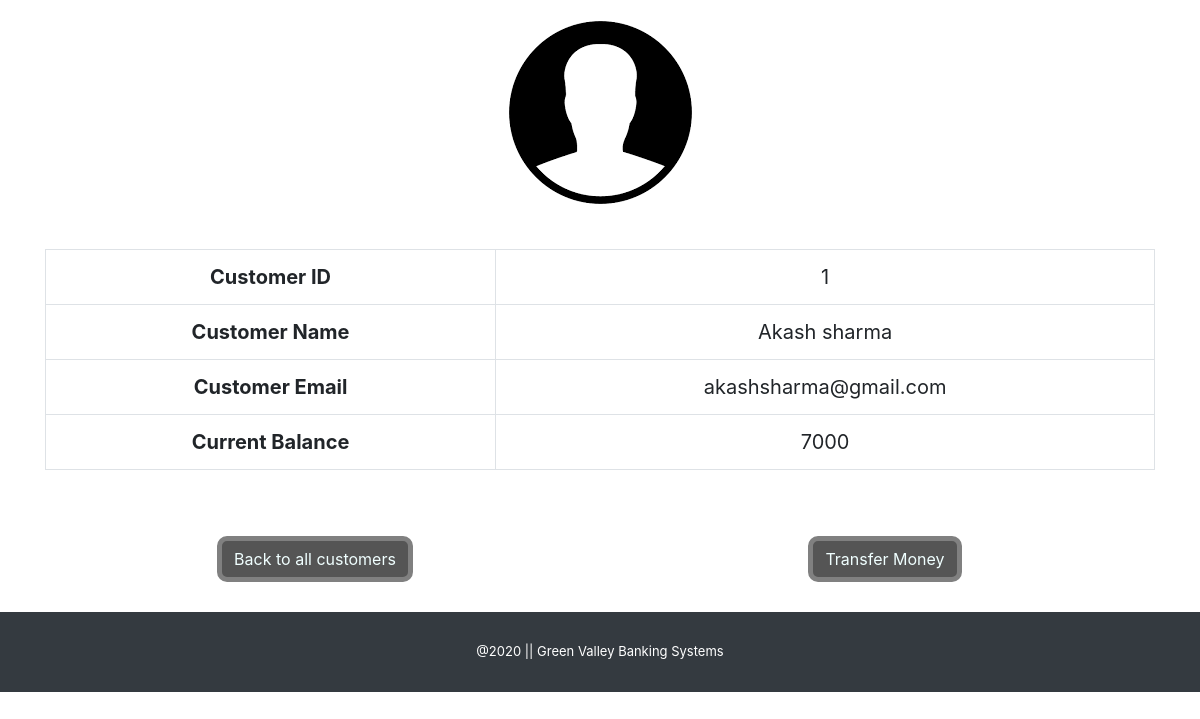
The app's page /details.php?customer_id=1 with its own data.
### tables this page shows
CREATE TABLE `customers` (
  `customer_id` int(11) NOT NULL,
  `customer_name` text NOT NULL,
  `customer_email` text NOT NULL,
  `current_balance` int(11) NOT NULL,
  `customer_image` text NOT NULL
);

### details.php (the view, shortened to what this page needs)
<!DOCTYPE html>
<?php
    include("functions.php");
?>
<html lang="en">
    <head>
        <link rel="stylesheet" href="https://stackpath.bootstrapcdn.com/bootstrap/4.5.1/css/bootstrap.min.css">
        <link rel="stylesheet" href="https://stackpath.bootstrapcdn.com/font-awesome/4.7.0/css/font-awesome.min.css">
        <link rel="stylesheet" href="style.css" media="all">
    </head>
    <body>
        <div class="container">
            <?php
                if(isset($_GET['customer_id'])) {
                    $c_id = $_GET['customer_id'];
                    $get_customers = "select * from customers where customer_id='$c_id'";
                    $run_customers = mysqli_query($con, $get_customers);
                    while ($row_customers = mysqli_fetch_array($run_customers)) {
                        $customer_id = $row_customers['customer_id'];
                        $customer_name = $row_customers['customer_name'];
                        $customer_email = $row_customers['customer_email'];
                        $current_balance = $row_customers['current_balance'];
                        $customer_image = $row_customers['customer_image'];
                        echo "
                            <center>
                                <img src='images/customers/$customer_image'>
                            </center>
                            <br>
                            <table class='table table-bordered' style='text-align: center; font-size: 20px;'>
                                <tr>
                                    <th scope='col'>Customer ID</th>
                                    <td>$customer_id</td>
                                </tr>
                                <tr>
                                    <th scope='col'>Customer Name</th>
                                    <td>$customer_name</td>
                                </tr>
                                <tr>
                                    <th scope='col'>Customer Email</th>
                                    <td>$customer_email</td>
                                </tr>
                                <tr>
                                    <th scope='col'>Current Balance</th>
                                    <td>$current_balance</td>
                                </tr>
                            </table>
                            <div class='row'>
                                <div class='col-6'>
                                    <center>
                                        <button class='btn'>
                                            <a href='Customer.php' style='text-decoration: none; color: #f0ffff;'>Back to all customers</a>
                                        </button>
                                    </center>
                                </div>
                                <div class='col-6'>
                                    <center>
                                        <button class='btn'>
                                            <a href='transfer.php?customer_id=$c_id' style='text-decoration: none; color: #f0ffff;'>Transfer Money</a>
                                        </button>
                                    </center>
                                </div>
                            </div>
                        ";
                    }
                }
            ?>
        </div>
          <div class="text-center bg-dark footer">
            @2020 || Green Valley Banking Systems
            <br>
        </div>
    </body>
</html>

### style.css (style rules this page uses)
html { scroll-behavior: smooth; }
.footer { margin-top: 30px; padding: 30px; color: white; font-size: small; }
.btn { text-align: center; margin-top: 50px; border: 5px solid gray; border-radius: 10px; background-color: #555; }

### records on screen
customers: customer_image (picture), customer_id "1", customer_name "Akash sharma", customer_email "akashsharma@gmail.com", current_balance "7000"
